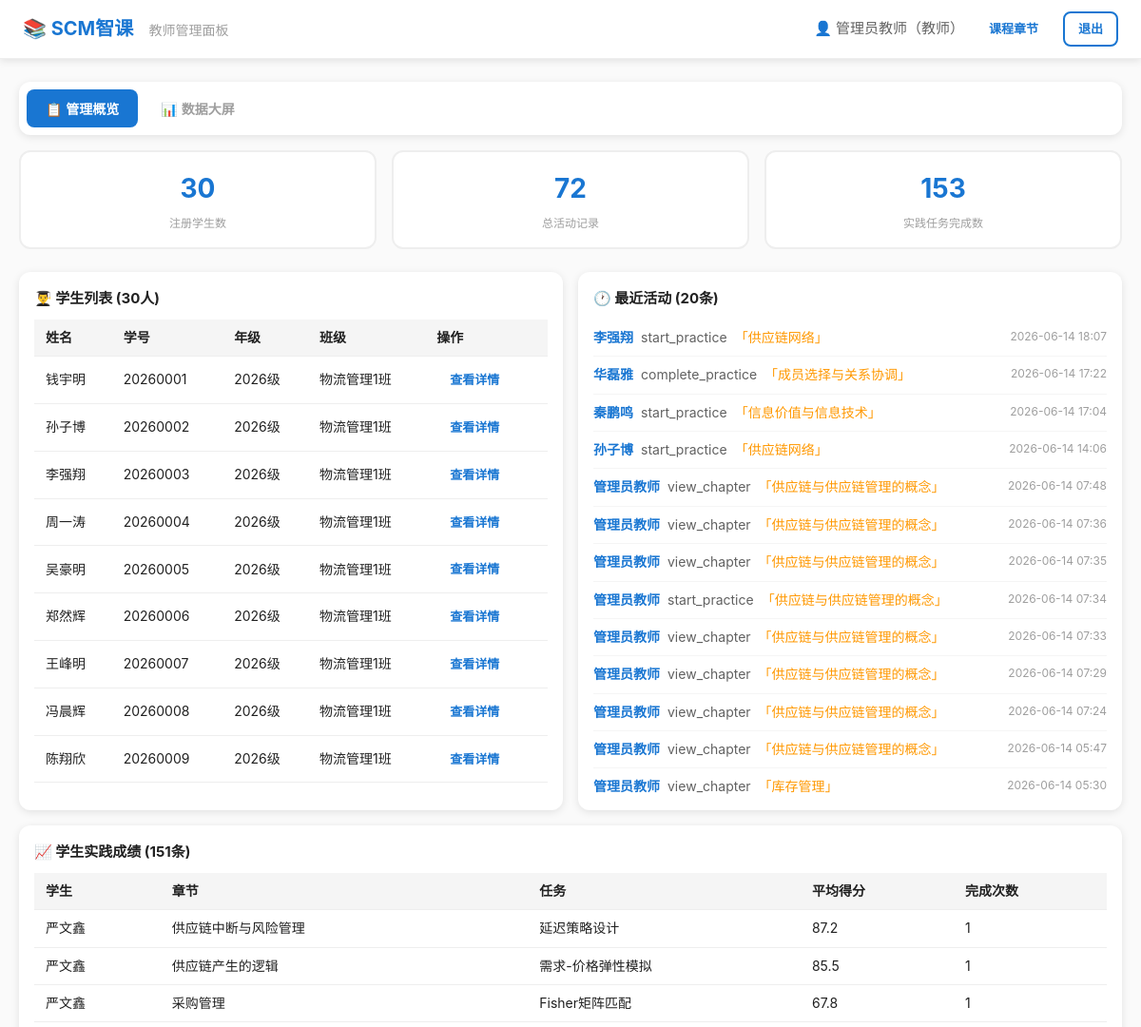
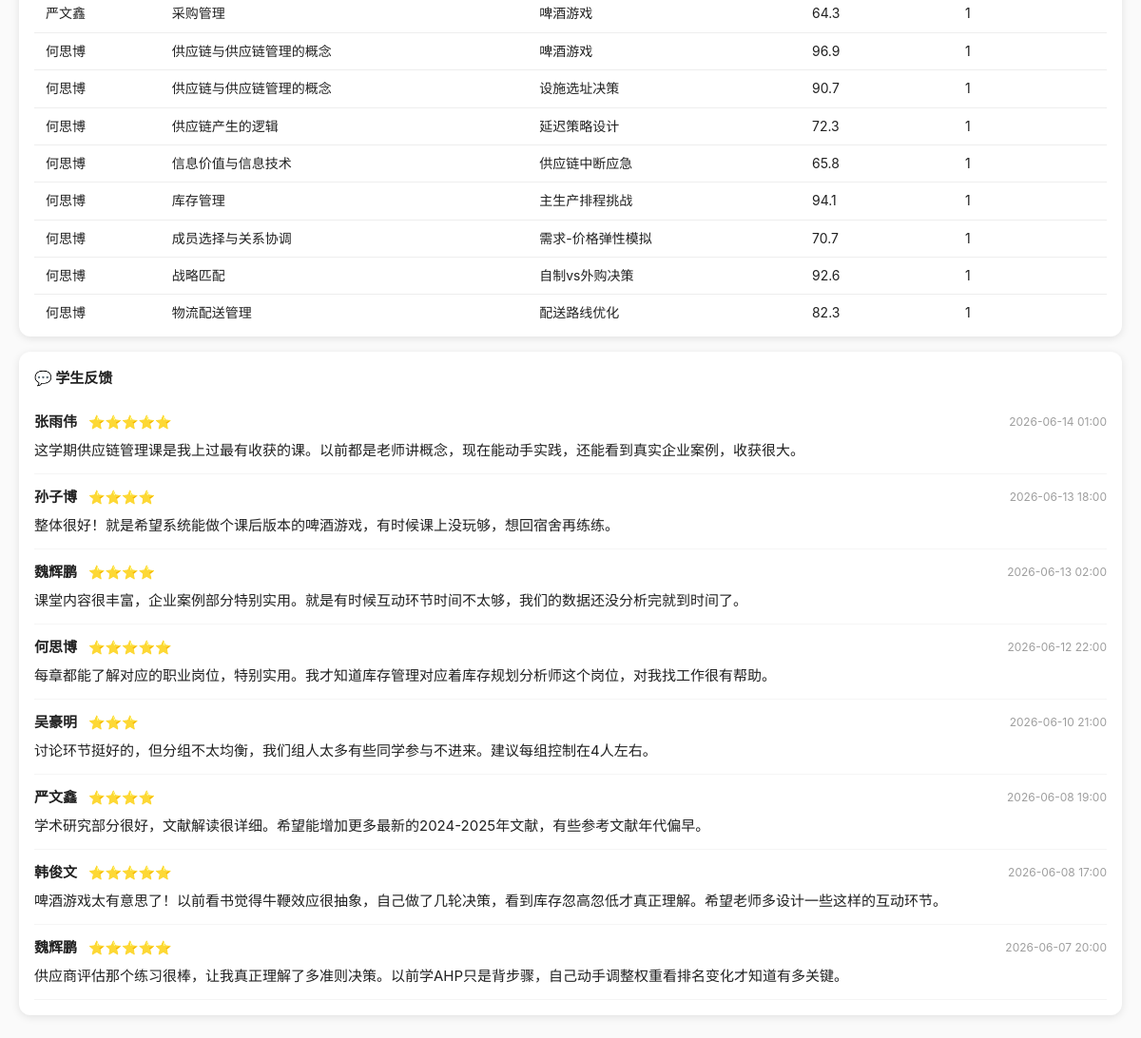
/teacher (signed in), run on the app's committed database (2 pictures, top to bottom).
### tables this page shows
CREATE TABLE users (
            id INTEGER PRIMARY KEY AUTOINCREMENT,
            username TEXT UNIQUE NOT NULL,
            password_hash TEXT NOT NULL,
            role TEXT NOT NULL CHECK(role IN ('teacher','student')),
            realname TEXT NOT NULL,
            student_id TEXT,
            grade TEXT,
            class_name TEXT,
            created_at TIMESTAMP DEFAULT CURRENT_TIMESTAMP
        );

CREATE TABLE activity_log (
            id INTEGER PRIMARY KEY AUTOINCREMENT,
            user_id INTEGER NOT NULL,
            username TEXT NOT NULL,
            chapter TEXT NOT NULL,
            action TEXT NOT NULL,
            detail TEXT,
            created_at TIMESTAMP DEFAULT CURRENT_TIMESTAMP,
            FOREIGN KEY(user_id) REFERENCES users(id)
        );

CREATE TABLE feedback (
            id INTEGER PRIMARY KEY AUTOINCREMENT,
            user_id INTEGER NOT NULL,
            username TEXT NOT NULL,
            chapter TEXT,
            rating INTEGER,
            comment TEXT,
            created_at TIMESTAMP DEFAULT CURRENT_TIMESTAMP,
            FOREIGN KEY(user_id) REFERENCES users(id)
        );

### app.py (the view)
@app.route('/teacher')
@teacher_required
def teacher_dashboard():
    db = get_db()
    total_students = db.execute("SELECT COUNT(*) as c FROM users WHERE role='student'").fetchone()['c']
    total_activities = db.execute("SELECT COUNT(*) as c FROM activity_log").fetchone()['c']
    total_practices = db.execute("SELECT COUNT(*) as c FROM practice_results").fetchone()['c']
    recent = db.execute("""
        SELECT al.*, u.realname FROM activity_log al
        JOIN users u ON al.user_id = u.id
        ORDER BY al.created_at DESC LIMIT 20
    """).fetchall()
    chapter_stats = db.execute("""
        SELECT chapter, COUNT(*) as cnt FROM activity_log
        WHERE chapter != 'Test' AND chapter NOT LIKE '%test%'
        GROUP BY chapter ORDER BY cnt DESC
    """).fetchall()
    student_scores = db.execute("""
        SELECT u.realname, u.username, pr.chapter, pr.task_name,
               ROUND(AVG(pr.score), 1) as avg_score, COUNT(*) as cnt
        FROM practice_results pr
        JOIN users u ON pr.user_id = u.id
        WHERE u.role = 'student'
        GROUP BY u.id, pr.chapter, pr.task_name
        ORDER BY u.realname, pr.chapter
    """).fetchall()
    students = db.execute("SELECT * FROM users WHERE role='student' ORDER BY created_at DESC").fetchall()
    feedbacks = db.execute("""
        SELECT f.*, u.realname FROM feedback f
        JOIN users u ON f.user_id = u.id
        ORDER BY f.created_at DESC LIMIT 20
    """).fetchall()
    db.close()
    return render_template('teacher_dashboard.html',
        total_students=total_students,
        total_activities=total_activities,
        total_practices=total_practices,
        recent=recent,
        chapter_stats=chapter_stats,
        student_scores=student_scores,
        students=students,
        feedbacks=feedbacks)

### app.py (called while the page is built)
def get_db():
    db = sqlite3.connect(DATABASE)
    db.row_factory = sqlite3.Row
    db.execute("PRAGMA journal_mode=WAL")
    return db

def teacher_required(f):
    @wraps(f)
    def decorated(*args, **kwargs):
        if 'user_id' not in session:
            return redirect(url_for('login_page'))
        if session.get('role') != 'teacher':
            flash('需要教师权限', 'error')
            return redirect(url_for('dashboard'))
        return f(*args, **kwargs)
    return decorated

### templates/teacher_dashboard.html (shortened to what this page needs)
<!DOCTYPE html>
<html lang="zh-CN">
<head>
    <link rel="stylesheet" href="{{ url_for('static', filename='css/style.css') }}">
</head>
<body>
    <nav class="navbar">
        <div class="nav-left">
            <a href="{{ url_for('teacher_dashboard') }}" class="nav-brand">📚 SCM智课</a>
            <span class="nav-subtitle">教师管理面板</span>
        </div>
        <div class="nav-right">
            <span class="nav-user">👤 {{ session.get('realname', session.get('username')) }}（教师）</span>
            <a href="{{ url_for('chapter_select') }}" class="btn btn-sm">课程章节</a>
            <a href="{{ url_for('logout') }}" class="btn btn-sm btn-outline">退出</a>
        </div>
    </nav>
    <div class="container">
        <div class="tabs" style="margin-bottom:16px">
            <button class="tab-btn active" onclick="switchPanel('overview', event)">📋 管理概览</button>
            <button class="tab-btn" onclick="switchPanel('datav', event)">📊 数据大屏</button>
        </div>
        <div id="panel-overview" class="tab-content active">
            <div class="stats-row">
                <div class="stat-card"><div class="stat-value">{{ total_students }}</div><div class="stat-label">注册学生数</div></div>
                <div class="stat-card"><div class="stat-value">{{ total_activities }}</div><div class="stat-label">总活动记录</div></div>
                <div class="stat-card"><div class="stat-value">{{ total_practices }}</div><div class="stat-label">实践任务完成数</div></div>
            </div>
            <div class="dashboard-grid">
                <div class="dashboard-card">
                    <h3>👨‍🎓 学生列表 ({{ students|length }}人)</h3>
                    <div class="data-table-wrap">
                    <table class="data-table">
                        <tr><th>姓名</th><th>学号</th><th>年级</th><th>班级</th><th>操作</th></tr>
                        {% for s in students %}
                        <tr><td>{{ s.realname }}</td><td>{{ s.student_id or '-' }}</td><td>{{ s.grade or '-' }}</td><td>{{ s.class_name or '-' }}</td><td><a href="{{ url_for('student_detail', student_id=s.id) }}" class="btn btn-sm">查看详情</a></td></tr>
                        {% else %}<tr><td colspan="5" class="text-muted">暂无注册学生</td></tr>{% endfor %}
                    </table>
                    </div>
                </div>
                <div class="dashboard-card">
                    <h3>🕐 最近活动 ({{ recent|length }}条)</h3>
                    <div class="data-table-wrap">
                    <div class="activity-list">
                        {% for act in recent %}
                        <div class="activity-item">
                            <span class="activity-user">{{ act.realname }}</span>
                            <span class="activity-action">{{ act.action }}</span>
                            <span class="activity-chapter">「{{ act.chapter }}」</span>
                            <span class="activity-time">{{ act.created_at[:16] }}</span>
                        </div>
                        {% else %}<p class="text-muted">暂无活动记录</p>{% endfor %}
                    </div>
                    </div>
                </div>
                {% if student_scores %}
                <div class="dashboard-card full-width">
                    <h3>📈 学生实践成绩 ({{ student_scores|length }}条)</h3>
                    <div class="data-table-wrap">
                    <table class="data-table"><tr><th>学生</th><th>章节</th><th>任务</th><th>平均得分</th><th>完成次数</th></tr>
                    {% for s in student_scores %}<tr><td>{{ s.realname }}</td><td>{{ s.chapter }}</td><td>{{ s.task_name }}</td><td>{{ s.avg_score }}</td><td>{{ s.cnt }}</td></tr>{% endfor %}</table>
                    </div>
                </div>{% endif %}
                <div class="dashboard-card full-width">
                    <h3>💬 学生反馈</h3>
                    {% for fb in feedbacks %}
                    <div class="feedback-item"><div class="feedback-header"><strong>{{ fb.realname }}</strong><span class="feedback-stars">{% for _ in range(fb.rating) %}⭐{% endfor %}</span><span class="feedback-time">{{ fb.created_at[:16] }}</span></div><p>{{ fb.comment or '(无文字)' }}</p></div>
                    {% else %}<p class="text-muted">暂无反馈</p>{% endfor %}
                </div>
            </div>
        </div>
</body>
</html>

### static/css/style.css (style rules this page uses)
*, *::before, *::after { box-sizing: border-box; margin: 0; padding: 0; }
:root { --primary: #1976D2; --primary-dark: #1565C0; --primary-light: #E3F2FD; --success: #4CAF50; --warning: #FF9800; --danger: #F44336; --gray-50: #FAFAFA; --gray-100: #F5F5F5; --gray-200: #EEEEEE; --gray-300: #E0E0E0; --gray-500: #9E9E9E; --gray-700: #616161; --gray-900: #212121; --white: #FFFFFF; --shadow: 0 2px 8px rgba(0,0,0,0.1); --shadow-lg: 0 4px 24px rgba(0,0,0,0.12); --radius: 12px; --radius-sm: 8px; }
body { font-family: -apple-system, BlinkMacSystemFont, "Segoe UI", "PingFang SC", "Hiragino Sans GB", "Microsoft YaHei", sans-serif; font-size: 15px; line-height: 1.6; color: var(--gray-900); background: var(--gray-50); }
a { color: var(--primary); text-decoration: none; }
.btn { display: inline-block; padding: 10px 20px; border: none; border-radius: var(--radius-sm); font-size: 15px; font-weight: 600; cursor: pointer; transition: all 0.2s; text-align: center; text-decoration: none; }
.btn-outline { background: var(--white); color: var(--primary); border: 2px solid var(--primary); }
.btn-sm { padding: 6px 14px; font-size: 13px; }
.navbar { background: var(--white); border-bottom: 1px solid var(--gray-200); padding: 12px 24px; display: flex; justify-content: space-between; align-items: center; position: sticky; top: 0; z-index: 100; box-shadow: var(--shadow); }
.nav-brand { font-size: 20px; font-weight: 700; color: var(--primary); }
.nav-subtitle { color: var(--gray-500); margin-left: 12px; font-size: 14px; }
.nav-right { display: flex; align-items: center; gap: 12px; }
.nav-user { color: var(--gray-700); font-weight: 500; }
.container { max-width: 1200px; margin: 0 auto; padding: 24px 20px; }
.tabs { display: flex; gap: 4px; background: var(--white); padding: 8px; border-radius: var(--radius); margin-bottom: 20px; box-shadow: var(--shadow); overflow-x: auto; }
.tab-btn { padding: 10px 20px; border: none; border-radius: var(--radius-sm); font-size: 14px; font-weight: 600; cursor: pointer; background: transparent; color: var(--gray-500); transition: all 0.2s; white-space: nowrap; }
.tab-btn.active { background: var(--primary); color: var(--white); }
.tab-content { display: none; }
.tab-content.active { display: block; }
.stat-card { background: var(--white); border: 2px solid var(--gray-200); border-radius: var(--radius); padding: 16px; text-align: center; }
.stat-value { font-size: 28px; font-weight: 700; color: var(--primary); }
.stat-label { font-size: 12px; color: var(--gray-500); margin-top: 4px; }
.stats-row { display: grid; grid-template-columns: repeat(3, 1fr); gap: 16px; margin-bottom: 24px; }
.dashboard-grid { display: grid; grid-template-columns: repeat(2, 1fr); gap: 16px; }
.dashboard-card { background: var(--white); border-radius: var(--radius); padding: 16px; box-shadow: var(--shadow); min-height: 0; }
.dashboard-card.full-width { grid-column: 1 / -1; }
.dashboard-card h3 { margin-bottom: 10px; font-size: 15px; }
.dashboard-card .data-table-wrap { max-height: 500px; overflow-y: auto; }
.dashboard-card .data-table-wrap table { width: 100%; border-collapse: collapse; }
.dashboard-card .data-table-wrap th { background: #f5f5f5; position: sticky; top: 0; }
.activity-item { display: flex; gap: 8px; padding: 8px 0; border-bottom: 1px solid var(--gray-100); font-size: 14px; flex-wrap: wrap; }
.activity-user { font-weight: 600; color: var(--primary); }
.activity-action { color: var(--gray-700); }
.activity-chapter { color: var(--warning); }
.activity-time { color: var(--gray-500); margin-left: auto; font-size: 12px; }
.data-table { width: 100%; border-collapse: collapse; font-size: 14px; }
.data-table th, .data-table td { padding: 8px 12px; border-bottom: 1px solid var(--gray-200); text-align: left; }
.data-table th { background: var(--gray-100); font-weight: 600; }
.feedback-item { padding: 12px 0; border-bottom: 1px solid var(--gray-100); }
.feedback-header { display: flex; gap: 12px; align-items: center; margin-bottom: 6px; }
.feedback-stars { font-size: 14px; }
.feedback-time { color: var(--gray-500); margin-left: auto; font-size: 12px; }

### data on the page
users: get "管理员教师"
users: realname "钱宇明", student "20260001", grade "2026级", class_name "物流管理1班"
users: realname "孙子博", student "20260002", grade "2026级", class_name "物流管理1班"
users: realname "李强翔", student "20260003", grade "2026级", class_name "物流管理1班"
users: realname "周一涛", student "20260004", grade "2026级", class_name "物流管理1班"
users: realname "吴豪明", student "20260005", grade "2026级", class_name "物流管理1班"
users: realname "郑然辉", student "20260006", grade "2026级", class_name "物流管理1班"
users: realname "王峰明", student "20260007", grade "2026级", class_name "物流管理1班"
users: realname "冯晨辉", student "20260008", grade "2026级", class_name "物流管理1班"
users: realname "陈翔欣", student "20260009", grade "2026级", class_name "物流管理1班"
activity_log: realname "李强翔", action "start_practice", chapter "供应链网络", created_at "2026-06-14 18:07"
activity_log: realname "华磊雅", action "complete_practice", chapter "成员选择与关系协调", created_at "2026-06-14 17:22"
activity_log: realname "秦鹏鸣", action "start_practice", chapter "信息价值与信息技术", created_at "2026-06-14 17:04"
activity_log: realname "孙子博", action "start_practice", chapter "供应链网络", created_at "2026-06-14 14:06"
activity_log: realname "管理员教师", action "view_chapter", chapter "供应链与供应链管理的概念", created_at "2026-06-14 07:48"
activity_log: realname "管理员教师", action "view_chapter", chapter "供应链与供应链管理的概念", created_at "2026-06-14 07:36"
activity_log: realname "管理员教师", action "view_chapter", chapter "供应链与供应链管理的概念", created_at "2026-06-14 07:35"
activity_log: realname "管理员教师", action "start_practice", chapter "供应链与供应链管理的概念", created_at "2026-06-14 07:34"
activity_log: realname "管理员教师", action "view_chapter", chapter "供应链与供应链管理的概念", created_at "2026-06-14 07:33"
activity_log: realname "管理员教师", action "view_chapter", chapter "供应链与供应链管理的概念", created_at "2026-06-14 07:29"
activity_log: realname "管理员教师", action "view_chapter", chapter "供应链与供应链管理的概念", created_at "2026-06-14 07:24"
activity_log: realname "管理员教师", action "view_chapter", chapter "供应链与供应链管理的概念", created_at "2026-06-14 05:47"
activity_log: realname "管理员教师", action "view_chapter", chapter "库存管理", created_at "2026-06-14 05:30"
users: realname "严文鑫", chapter "供应链中断与风险管理", task_name "延迟策略设计", avg_score "87.2", cnt "1", chapter "供应链产生的逻辑", task_name "需求-价格弹性模拟", avg_score "85.5", chapter "采购管理", task_name "Fisher矩阵匹配", avg_score "67.8", task_name "啤酒游戏", avg_score "64.3"
users: realname "何思博", chapter "供应链与供应链管理的概念", task_name "啤酒游戏", avg_score "96.9", cnt "1", task_name "设施选址决策", avg_score "90.7", chapter "供应链产生的逻辑", task_name "延迟策略设计", avg_score "72.3", chapter "信息价值与信息技术", task_name "供应链中断应急", avg_score "65.8", chapter "库存管理", task_name "主生产排程挑战", avg_score "94.1", chapter "成员选择与关系协调", task_name "需求-价格弹性模拟", avg_score "70.7", chapter "战略匹配", task_name "自制vs外购决策", avg_score "92.6", chapter "物流配送管理", task_name "配送路线优化", avg_score "82.3"
feedback: realname "张雨伟", rating 5 (drawn), created_at "2026-06-14 01:00", comment "这学期供应链管理课是我上过最有收获的课。以前都是老师讲概念，现在能动手实践，还能看到真实企业案例，收获很大。"
feedback: realname "孙子博", rating 4 (drawn), created_at "2026-06-13 18:00", comment "整体很好！就是希望系统能做个课后版本的啤酒游戏，有时候课上没玩够，想回宿舍再练练。"
feedback: realname "魏辉鹏", rating 4 (drawn), created_at "2026-06-13 02:00", comment "课堂内容很丰富，企业案例部分特别实用。就是有时候互动环节时间不太够，我们的数据还没分析完就到时间了。"
feedback: realname "何思博", rating 5 (drawn), created_at "2026-06-12 22:00", comment "每章都能了解对应的职业岗位，特别实用。我才知道库存管理对应着库存规划分析师这个岗位，对我找工作很有帮助。"
feedback: realname "吴豪明", rating 3 (drawn), created_at "2026-06-10 21:00", comment "讨论环节挺好的，但分组不太均衡，我们组人太多有些同学参与不进来。建议每组控制在4人左右。"
feedback: realname "严文鑫", rating 4 (drawn), created_at "2026-06-08 19:00", comment "学术研究部分很好，文献解读很详细。希望能增加更多最新的2024-2025年文献，有些参考文献年代偏早。"
feedback: realname "韩俊文", rating 5 (drawn), created_at "2026-06-08 17:00", comment "啤酒游戏太有意思了！以前看书觉得牛鞭效应很抽象，自己做了几轮决策，看到库存忽高忽低才真正理解。希望老师多设计一些这样的互动环节。"
feedback: realname "魏辉鹏", rating 5 (drawn), created_at "2026-06-07 20:00", comment "供应商评估那个练习很棒，让我真正理解了多准则决策。以前学AHP只是背步骤，自己动手调整权重看排名变化才知道有多关键。"

### other printed values
{{ total_students }} "30"
{{ total_activities }} "72"
{{ total_practices }} "153"
{{ students|length }} "30"
{{ recent|length }} "20"
{{ student_scores|length }} "151"
